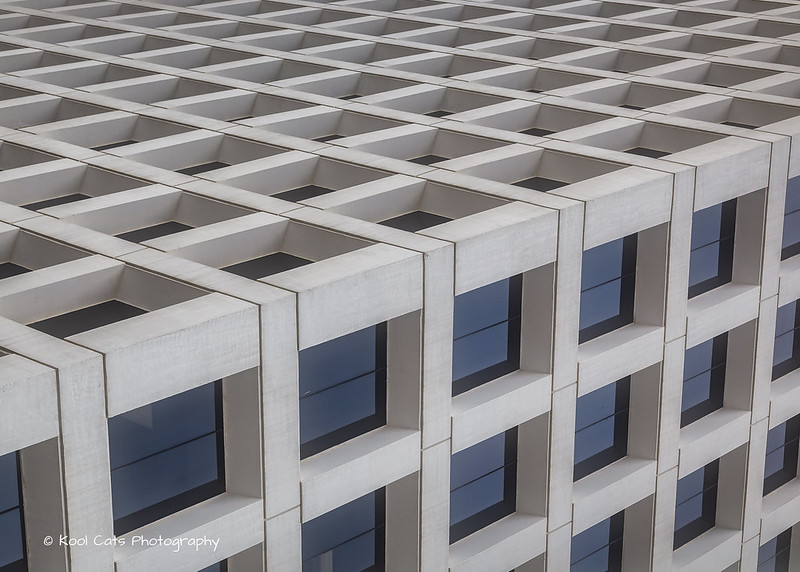
#> input picture Resources/building-windows.jpg, 800 x 572 px, found by its file name
$ python 'Image Thresholding.py'
#> lines starting #> are read from the running program, lines starting #| are printed output that depends on the picture; after the words box and inside, x2 and y2 are one past the last pixel; in counts of white or black regions, pixels touching at a corner belong together
import cv2 as cv
import numpy as np
import matplotlib.pyplot as plt

# Read Image ::
img_read = cv.imread("OpenCv/Resources/building-windows.jpg", cv.IMREAD_GRAYSCALE)
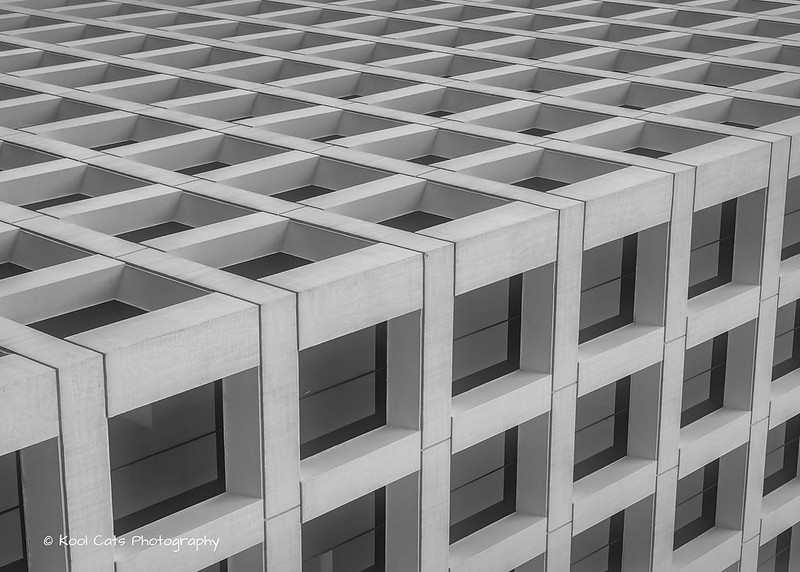
#> img_read: shape (572, 800); min 4, max 255, mean 139.5
retval, img_thresh = cv.threshold(img_read, 100, 255, cv.THRESH_BINARY)
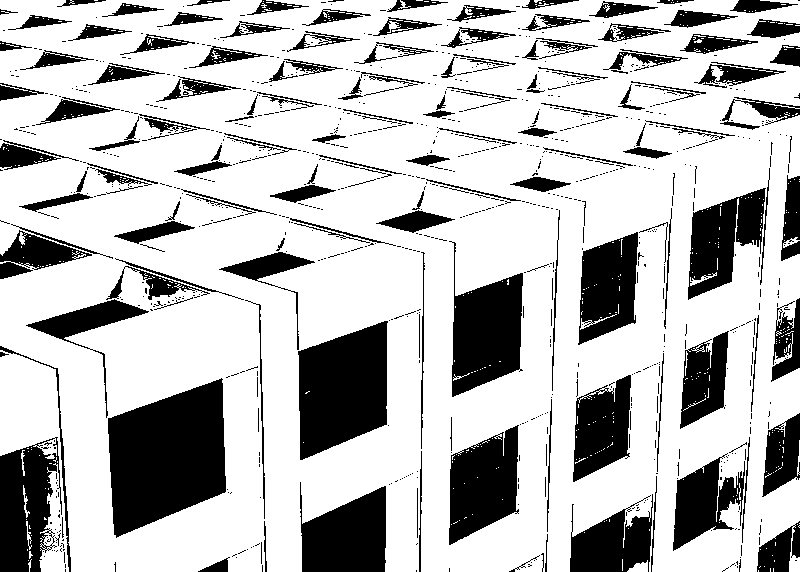
#> img_thresh: shape (572, 800); 74.2% white; 996 black regions (831 under 20 px), largest, box (x1, y1, x2, y2) and area: (108, 378, 226, 538) 13414, (298, 321, 388, 460) 9340, (449, 241, 523, 397) 6679

# Show the images
plt.figure(figsize=[18, 5])

plt.subplot(121);plt.imshow(img_read, cmap="gray");  plt.title("Original")
plt.subplot(122);plt.imshow(img_thresh, cmap="gray");plt.title("Thresholded")

print(img_thresh.shape)
#| (572, 800)

plt.show()
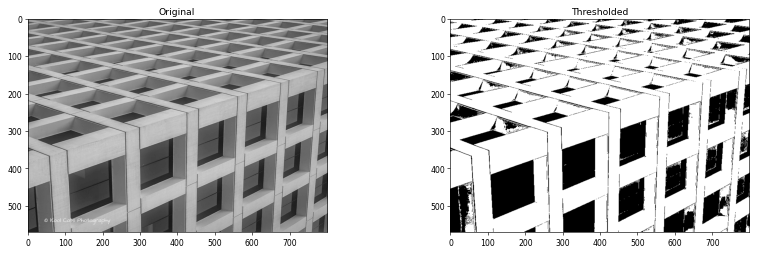
#> figure drawn by matplotlib, 2 panels

$ run again, with Resources/Apollo_11_Launch.jpg copied over Resources/building-windows.jpg
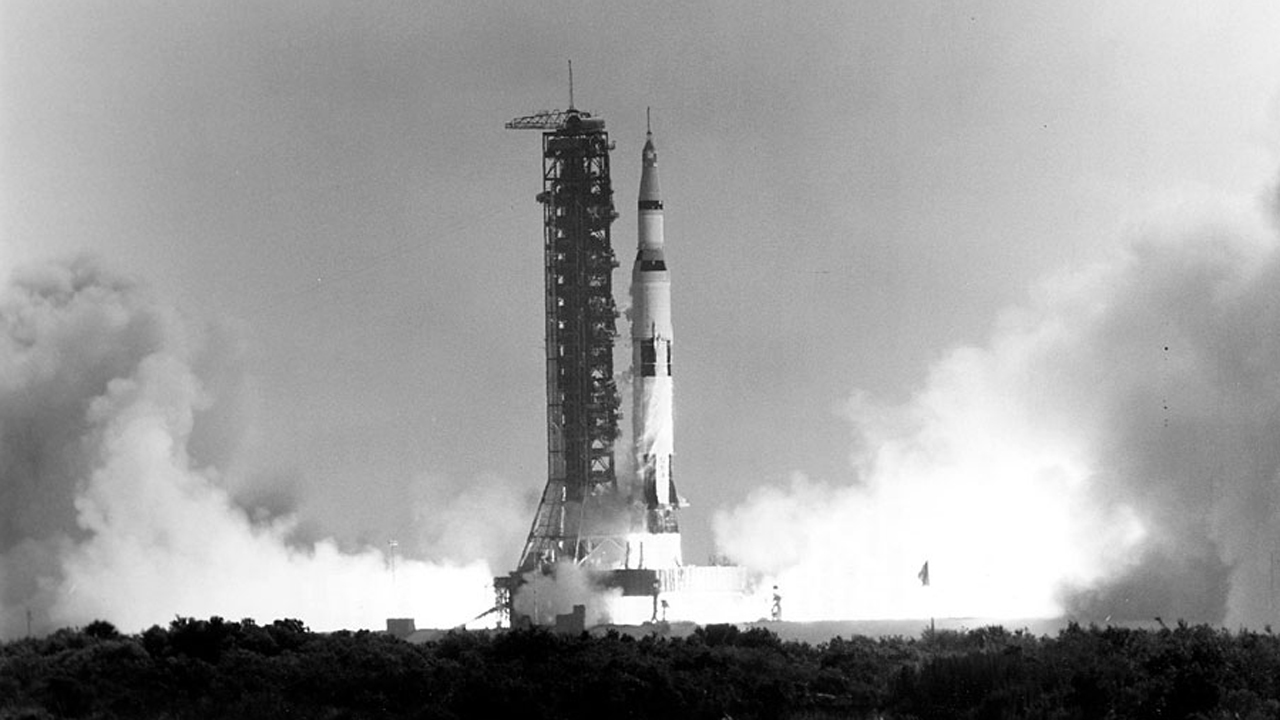
#> input picture Resources/Apollo_11_Launch.jpg, 1280 x 720 px, found by its file name
#> img_read is the input picture: shape (720, 1280); min 0, max 255, mean 156.2
#> `retval, img_thresh = cv.threshold(img_read, 100, 255, cv.THRESH_BINARY)`:
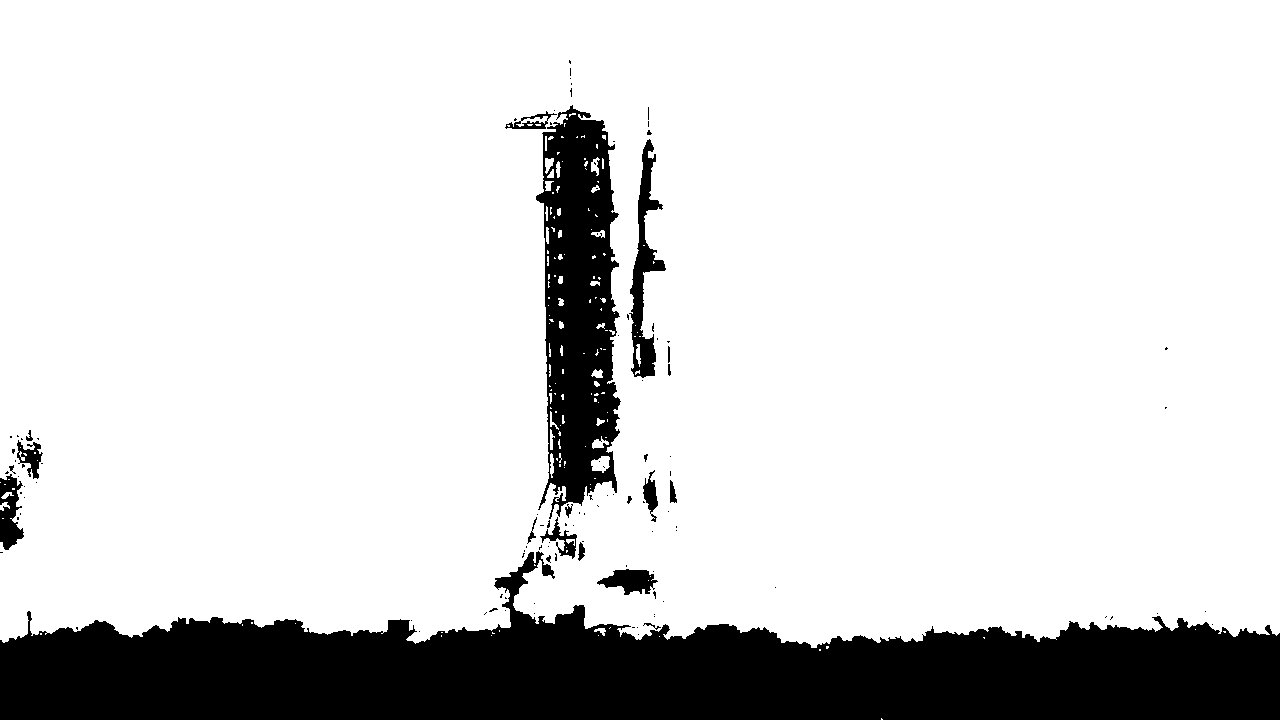
#> img_thresh: shape (720, 1280); 84% white; 114 black regions (94 under 20 px), largest, box (x1, y1, x2, y2) and area: (0, 551, 1280, 720) 116449, (536, 105, 621, 519) 23188, (629, 139, 666, 378) 3057
#| (720, 1280)
#> `plt.show()`:
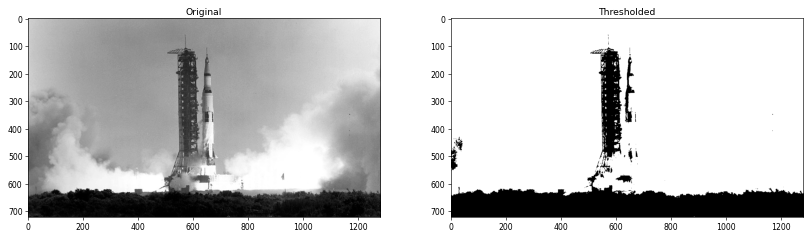
#> figure drawn by matplotlib, 2 panels

$ run again, with Resources/New_Zealand_Coast.jpg copied over Resources/building-windows.jpg
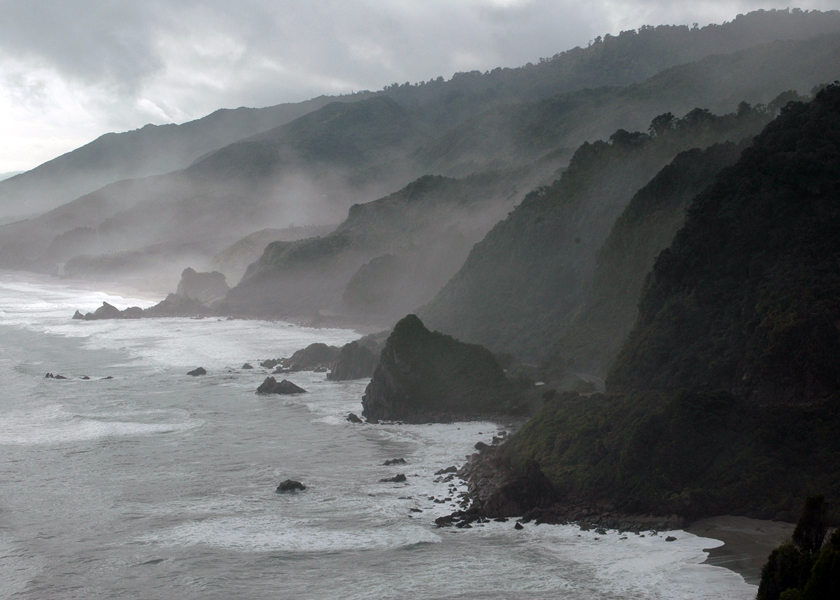
#> input picture Resources/New_Zealand_Coast.jpg, 840 x 600 px, found by its file name
#> `retval, img_thresh = cv.threshold(img_read, 100, 255, cv.THRESH_BINARY)`:
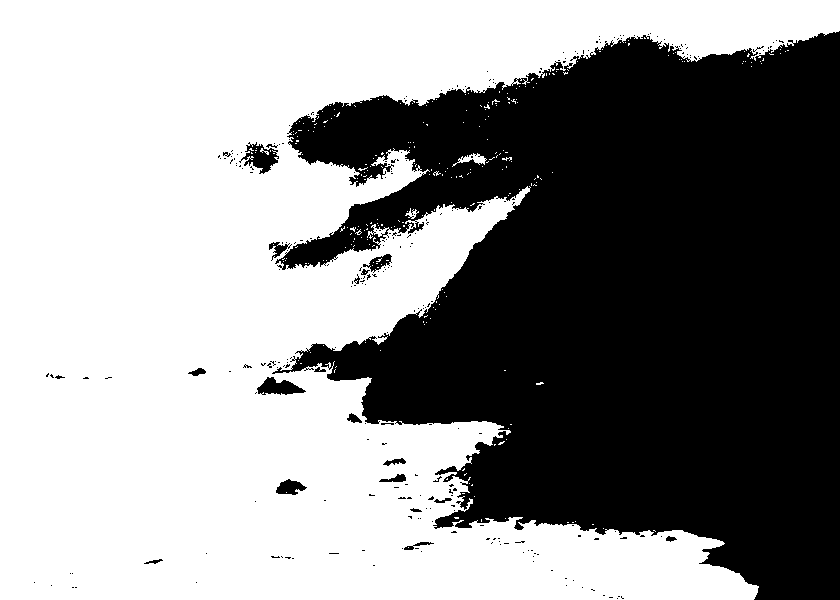
#> img_thresh: shape (600, 840); 57.2% white; 278 black regions (256 under 20 px), largest, box (x1, y1, x2, y2) and area: (272, 31, 840, 600) 212522, (239, 142, 279, 174) 589, (257, 377, 306, 395) 514
#| (600, 840)
#> `plt.show()`:
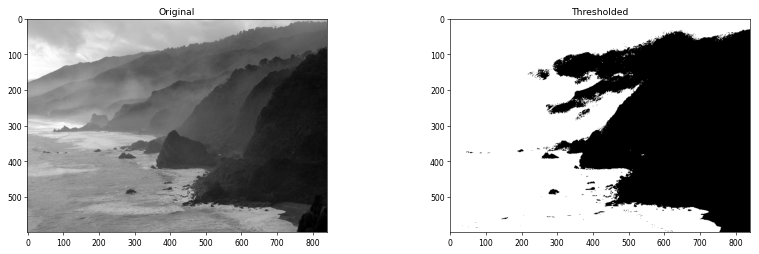
#> figure drawn by matplotlib, 2 panels

$ run again, with Resources/New_Zealand_Lake.jpg copied over Resources/building-windows.jpg
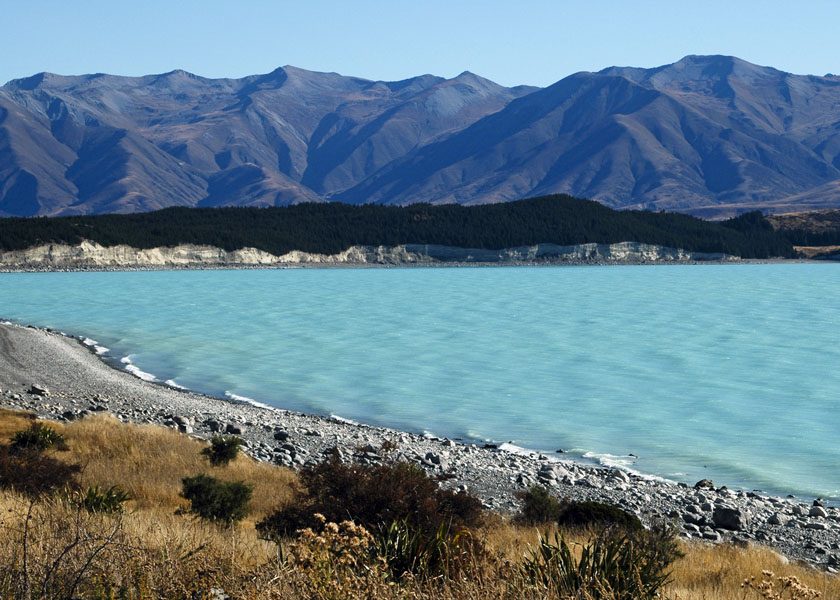
#> input picture Resources/New_Zealand_Lake.jpg, 840 x 600 px, found by its file name
#> `retval, img_thresh = cv.threshold(img_read, 100, 255, cv.THRESH_BINARY)`:
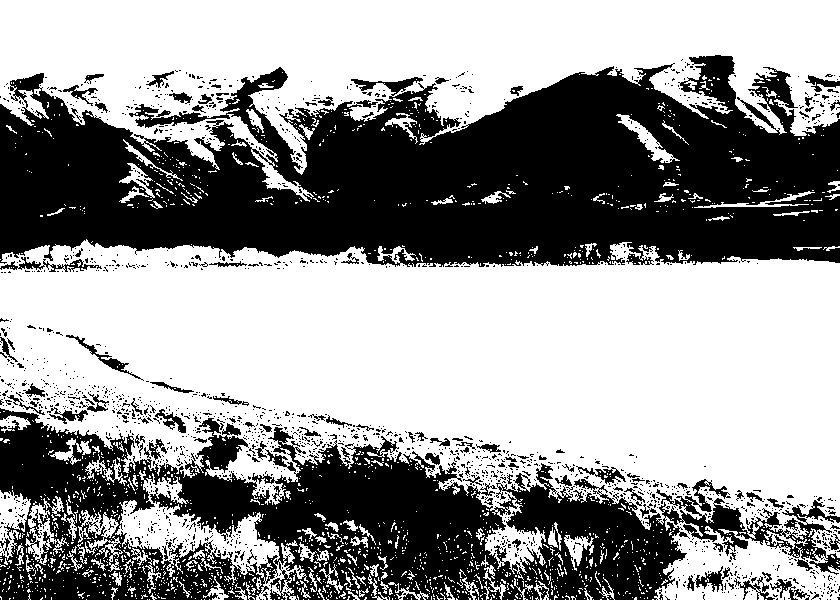
#> img_thresh: shape (600, 840); 59.3% white; 1728 black regions (1617 under 20 px), largest, box (x1, y1, x2, y2) and area: (0, 55, 840, 267) 120213, (0, 408, 840, 600) 72192, (0, 257, 102, 272) 449
#| (600, 840)
#> `plt.show()`:
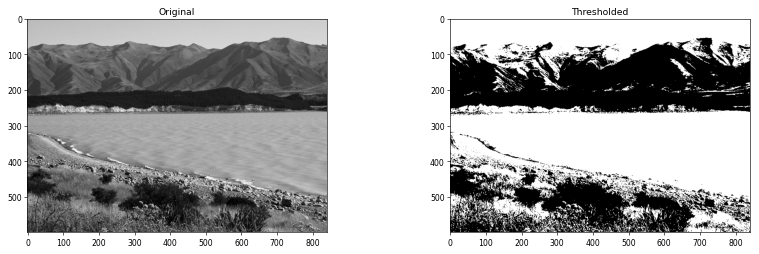
#> figure drawn by matplotlib, 2 panels
